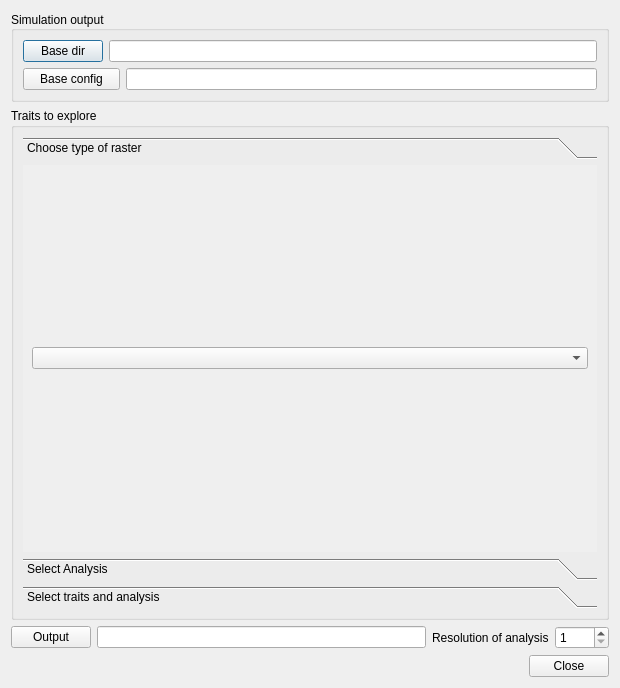
<?xml version="1.0" encoding="UTF-8"?>
<ui version="4.0">
 <class>RasterAnalysis</class>
 <widget class="QDialog" name="RasterAnalysis">
  <property name="geometry">
   <rect>
    <x>0</x>
    <y>0</y>
    <width>620</width>
    <height>688</height>
   </rect>
  </property>
  <property name="windowTitle">
   <string>Dialog</string>
  </property>
  <layout class="QVBoxLayout" name="verticalLayout_4">
   <item>
    <widget class="QGroupBox" name="modelGroup">
     <property name="sizePolicy">
      <sizepolicy hsizetype="Preferred" vsizetype="Fixed">
       <horstretch>0</horstretch>
       <verstretch>0</verstretch>
      </sizepolicy>
     </property>
     <property name="minimumSize">
      <size>
       <width>0</width>
       <height>80</height>
      </size>
     </property>
     <property name="title">
      <string>Simulation output</string>
     </property>
     <property name="alignment">
      <set>Qt::AlignLeading|Qt::AlignLeft|Qt::AlignVCenter</set>
     </property>
     <layout class="QVBoxLayout" name="verticalLayout_8">
      <item>
       <layout class="QHBoxLayout" name="horizontalLayout_7">
        <item>
         <widget class="QPushButton" name="baseButton">
          <property name="text">
           <string>Base dir</string>
          </property>
         </widget>
        </item>
        <item>
         <widget class="QLineEdit" name="baseEdit">
          <property name="readOnly">
           <bool>true</bool>
          </property>
         </widget>
        </item>
       </layout>
      </item>
      <item>
       <layout class="QHBoxLayout" name="horizontalLayout_4">
        <item>
         <widget class="QPushButton" name="baseConfigButton">
          <property name="minimumSize">
           <size>
            <width>97</width>
            <height>0</height>
           </size>
          </property>
          <property name="maximumSize">
           <size>
            <width>97</width>
            <height>16777215</height>
           </size>
          </property>
          <property name="text">
           <string>Base config</string>
          </property>
         </widget>
        </item>
        <item>
         <widget class="QLineEdit" name="baseConfigEdit">
          <property name="readOnly">
           <bool>true</bool>
          </property>
         </widget>
        </item>
       </layout>
      </item>
     </layout>
    </widget>
   </item>
   <item>
    <widget class="QGroupBox" name="groupBox">
     <property name="title">
      <string>Traits to explore</string>
     </property>
     <layout class="QVBoxLayout" name="verticalLayout_5">
      <item>
       <widget class="QToolBox" name="exploreConfig">
        <property name="enabled">
         <bool>true</bool>
        </property>
        <property name="sizePolicy">
         <sizepolicy hsizetype="Preferred" vsizetype="MinimumExpanding">
          <horstretch>0</horstretch>
          <verstretch>0</verstretch>
         </sizepolicy>
        </property>
        <property name="currentIndex">
         <number>0</number>
        </property>
        <widget class="QWidget" name="page_1">
         <attribute name="label">
          <string>Choose type of raster</string>
         </attribute>
         <layout class="QVBoxLayout" name="verticalLayout">
          <item>
           <widget class="QComboBox" name="rasterTypes"/>
          </item>
         </layout>
        </widget>
        <widget class="QWidget" name="page">
         <property name="geometry">
          <rect>
           <x>0</x>
           <y>0</y>
           <width>588</width>
           <height>388</height>
          </rect>
         </property>
         <attribute name="label">
          <string>Select Analysis</string>
         </attribute>
         <layout class="QVBoxLayout" name="verticalLayout_6">
          <item>
           <widget class="QComboBox" name="analysisTypes"/>
          </item>
         </layout>
        </widget>
        <widget class="QWidget" name="page_2">
         <property name="enabled">
          <bool>true</bool>
         </property>
         <property name="geometry">
          <rect>
           <x>0</x>
           <y>0</y>
           <width>571</width>
           <height>452</height>
          </rect>
         </property>
         <attribute name="label">
          <string>Select traits and analysis</string>
         </attribute>
         <layout class="QVBoxLayout" name="verticalLayout_2">
          <item>
           <layout class="QVBoxLayout" name="analysisLayout">
            <item>
             <widget class="QGroupBox" name="georeference">
              <property name="sizePolicy">
               <sizepolicy hsizetype="Expanding" vsizetype="Expanding">
                <horstretch>0</horstretch>
                <verstretch>0</verstretch>
               </sizepolicy>
              </property>
              <property name="title">
               <string>Georeference results</string>
              </property>
              <layout class="QHBoxLayout" name="horizontalLayout_6">
               <item>
                <widget class="QGroupBox" name="groupBox_3">
                 <property name="sizePolicy">
                  <sizepolicy hsizetype="Expanding" vsizetype="Expanding">
                   <horstretch>0</horstretch>
                   <verstretch>0</verstretch>
                  </sizepolicy>
                 </property>
                 <property name="title">
                  <string>Origin</string>
                 </property>
                 <layout class="QVBoxLayout" name="verticalLayout_3">
                  <item>
                   <widget class="QLabel" name="label_6">
                    <property name="text">
                     <string>North</string>
                    </property>
                   </widget>
                  </item>
                  <item>
                   <widget class="QSpinBox" name="north">
                    <property name="maximum">
                     <number>10000000</number>
                    </property>
                   </widget>
                  </item>
                  <item>
                   <widget class="QLabel" name="label_7">
                    <property name="text">
                     <string>West</string>
                    </property>
                   </widget>
                  </item>
                  <item>
                   <widget class="QSpinBox" name="west">
                    <property name="maximum">
                     <number>10000000</number>
                    </property>
                   </widget>
                  </item>
                 </layout>
                </widget>
               </item>
               <item>
                <spacer name="horizontalSpacer_5">
                 <property name="orientation">
                  <enum>Qt::Horizontal</enum>
                 </property>
                 <property name="sizeHint" stdset="0">
                  <size>
                   <width>40</width>
                   <height>20</height>
                  </size>
                 </property>
                </spacer>
               </item>
               <item>
                <widget class="QLabel" name="label_5">
                 <property name="text">
                  <string>Resolution</string>
                 </property>
                </widget>
               </item>
               <item>
                <widget class="QDoubleSpinBox" name="resolution_2">
                 <property name="maximum">
                  <double>10000.000000000000000</double>
                 </property>
                </widget>
               </item>
               <item>
                <spacer name="horizontalSpacer_4">
                 <property name="orientation">
                  <enum>Qt::Horizontal</enum>
                 </property>
                 <property name="sizeHint" stdset="0">
                  <size>
                   <width>40</width>
                   <height>20</height>
                  </size>
                 </property>
                </spacer>
               </item>
               <item>
                <widget class="QLabel" name="label_8">
                 <property name="text">
                  <string>Datum</string>
                 </property>
                </widget>
               </item>
               <item>
                <widget class="QLineEdit" name="datum">
                 <property name="text">
                  <string>EPSG:23031</string>
                 </property>
                </widget>
               </item>
              </layout>
             </widget>
            </item>
            <item>
             <widget class="QGroupBox" name="histogram">
              <property name="sizePolicy">
               <sizepolicy hsizetype="Expanding" vsizetype="Expanding">
                <horstretch>0</horstretch>
                <verstretch>0</verstretch>
               </sizepolicy>
              </property>
              <property name="title">
               <string>Histogram</string>
              </property>
              <layout class="QHBoxLayout" name="horizontalLayout_3">
               <item>
                <widget class="QLabel" name="label_3">
                 <property name="text">
                  <string>Attribute</string>
                 </property>
                </widget>
               </item>
               <item>
                <widget class="QComboBox" name="attributes"/>
               </item>
               <item>
                <spacer name="horizontalSpacer_2">
                 <property name="orientation">
                  <enum>Qt::Horizontal</enum>
                 </property>
                 <property name="sizeHint" stdset="0">
                  <size>
                   <width>40</width>
                   <height>20</height>
                  </size>
                 </property>
                </spacer>
               </item>
               <item>
                <widget class="QLabel" name="label_2">
                 <property name="text">
                  <string>Interval</string>
                 </property>
                </widget>
               </item>
               <item>
                <widget class="QSpinBox" name="interval">
                 <property name="minimum">
                  <number>1</number>
                 </property>
                 <property name="maximum">
                  <number>10000</number>
                 </property>
                </widget>
               </item>
               <item>
                <spacer name="horizontalSpacer_3">
                 <property name="orientation">
                  <enum>Qt::Horizontal</enum>
                 </property>
                 <property name="sizeHint" stdset="0">
                  <size>
                   <width>40</width>
                   <height>20</height>
                  </size>
                 </property>
                </spacer>
               </item>
               <item>
                <widget class="QLabel" name="label_4">
                 <property name="text">
                  <string>Step</string>
                 </property>
                </widget>
               </item>
               <item>
                <widget class="QCheckBox" name="lastStep">
                 <property name="text">
                  <string>Last</string>
                 </property>
                </widget>
               </item>
               <item>
                <widget class="QSpinBox" name="step">
                 <property name="maximum">
                  <number>500</number>
                 </property>
                </widget>
               </item>
              </layout>
             </widget>
            </item>
            <item>
             <widget class="QGroupBox" name="globalStatistics">
              <property name="title">
               <string>Global Statistics</string>
              </property>
              <layout class="QVBoxLayout" name="verticalLayout_7">
               <item>
                <layout class="QHBoxLayout" name="horizontalLayout_2">
                 <item>
                  <spacer name="horizontalSpacer">
                   <property name="orientation">
                    <enum>Qt::Horizontal</enum>
                   </property>
                   <property name="sizeHint" stdset="0">
                    <size>
                     <width>505</width>
                     <height>20</height>
                    </size>
                   </property>
                  </spacer>
                 </item>
                 <item>
                  <widget class="QPushButton" name="newTrait">
                   <property name="sizePolicy">
                    <sizepolicy hsizetype="Fixed" vsizetype="Fixed">
                     <horstretch>0</horstretch>
                     <verstretch>0</verstretch>
                    </sizepolicy>
                   </property>
                   <property name="text">
                    <string>New</string>
                   </property>
                  </widget>
                 </item>
                </layout>
               </item>
              </layout>
             </widget>
            </item>
            <item>
             <widget class="QGroupBox" name="groupParams">
              <property name="sizePolicy">
               <sizepolicy hsizetype="Expanding" vsizetype="Expanding">
                <horstretch>0</horstretch>
                <verstretch>0</verstretch>
               </sizepolicy>
              </property>
              <property name="title">
               <string>Group by parameter</string>
              </property>
              <property name="checkable">
               <bool>true</bool>
              </property>
              <layout class="QHBoxLayout" name="horizontalLayout">
               <item>
                <widget class="QTreeWidget" name="paramsTree">
                 <attribute name="headerVisible">
                  <bool>false</bool>
                 </attribute>
                 <attribute name="headerCascadingSectionResizes">
                  <bool>false</bool>
                 </attribute>
                 <attribute name="headerDefaultSectionSize">
                  <number>90</number>
                 </attribute>
                 <attribute name="headerStretchLastSection">
                  <bool>false</bool>
                 </attribute>
                 <column>
                  <property name="text">
                   <string>Element</string>
                  </property>
                 </column>
                 <column>
                  <property name="text">
                   <string>Permutations</string>
                  </property>
                 </column>
                 <column>
                  <property name="text">
                   <string>Use?</string>
                  </property>
                 </column>
                 <column>
                  <property name="text">
                   <string>Field</string>
                  </property>
                 </column>
                </widget>
               </item>
              </layout>
             </widget>
            </item>
            <item>
             <widget class="QGroupBox" name="individualStats">
              <property name="title">
               <string>Individual Stats</string>
              </property>
             </widget>
            </item>
           </layout>
          </item>
         </layout>
        </widget>
       </widget>
      </item>
     </layout>
    </widget>
   </item>
   <item>
    <layout class="QHBoxLayout" name="horizontalLayout_5">
     <item>
      <widget class="QPushButton" name="outputButton">
       <property name="text">
        <string>Output</string>
       </property>
      </widget>
     </item>
     <item>
      <widget class="QLineEdit" name="outputEdit">
       <property name="readOnly">
        <bool>true</bool>
       </property>
      </widget>
     </item>
     <item>
      <widget class="QLabel" name="label">
       <property name="text">
        <string>Resolution of analysis</string>
       </property>
      </widget>
     </item>
     <item>
      <widget class="QSpinBox" name="resolution">
       <property name="minimum">
        <number>1</number>
       </property>
       <property name="maximum">
        <number>1000</number>
       </property>
      </widget>
     </item>
    </layout>
   </item>
   <item>
    <widget class="QDialogButtonBox" name="buttonBox">
     <property name="orientation">
      <enum>Qt::Horizontal</enum>
     </property>
     <property name="standardButtons">
      <set>QDialogButtonBox::Close</set>
     </property>
    </widget>
   </item>
  </layout>
 </widget>
 <resources/>
 <connections>
  <connection>
   <sender>buttonBox</sender>
   <signal>accepted()</signal>
   <receiver>RasterAnalysis</receiver>
   <slot>accept()</slot>
   <hints>
    <hint type="sourcelabel">
     <x>248</x>
     <y>254</y>
    </hint>
    <hint type="destinationlabel">
     <x>157</x>
     <y>274</y>
    </hint>
   </hints>
  </connection>
  <connection>
   <sender>buttonBox</sender>
   <signal>rejected()</signal>
   <receiver>RasterAnalysis</receiver>
   <slot>reject()</slot>
   <hints>
    <hint type="sourcelabel">
     <x>316</x>
     <y>260</y>
    </hint>
    <hint type="destinationlabel">
     <x>286</x>
     <y>274</y>
    </hint>
   </hints>
  </connection>
 </connections>
</ui>
